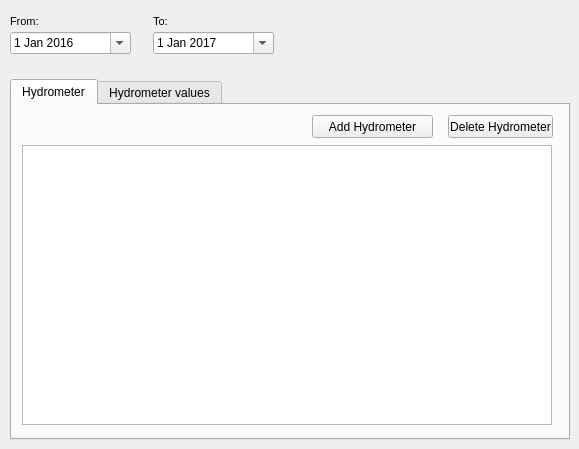
   <widget class="QWidget" name="tab_3">
    <attribute name="title">
     <string>Hydrometer</string>
    </attribute>
    <widget class="QTabWidget" name="tabWidget">
     <property name="geometry">
      <rect>
       <x>10</x>
       <y>79</y>
       <width>560</width>
       <height>361</height>
      </rect>
     </property>
     <property name="layoutDirection">
      <enum>Qt::LeftToRight</enum>
     </property>
     <property name="currentIndex">
      <number>0</number>
     </property>
     <widget class="QWidget" name="tab_4">
      <attribute name="title">
       <string>Hydrometer</string>
      </attribute>
      <widget class="QPushButton" name="btn_delete_hydrometer">
       <property name="geometry">
        <rect>
         <x>436</x>
         <y>10</y>
         <width>105</width>
         <height>23</height>
        </rect>
       </property>
       <property name="text">
        <string>Delete Hydrometer</string>
       </property>
      </widget>
      <widget class="QPushButton" name="btn_add_hydrometer">
       <property name="geometry">
        <rect>
         <x>300</x>
         <y>10</y>
         <width>121</width>
         <height>23</height>
        </rect>
       </property>
       <property name="text">
        <string>Add Hydrometer</string>
       </property>
      </widget>
      <widget class="QTableView" name="tbl_dae">
       <property name="geometry">
        <rect>
         <x>10</x>
         <y>40</y>
         <width>530</width>
         <height>280</height>
        </rect>
       </property>
      </widget>
     </widget>
     <widget class="QWidget" name="tab_5">
      <attribute name="title">
       <string>Hydrometer values</string>
      </attribute>
      <widget class="QTableView" name="tbl_dae_2">
       <property name="geometry">
        <rect>
         <x>10</x>
         <y>20</y>
         <width>530</width>
         <height>300</height>
        </rect>
       </property>
      </widget>
     </widget>
    </widget>
    <widget class="QLabel" name="label_scada_to">
     <property name="geometry">
      <rect>
       <x>153</x>
       <y>10</y>
       <width>31</width>
       <height>22</height>
      </rect>
     </property>
     <property name="font">
      <font>
       <pointsize>8</pointsize>
      </font>
     </property>
     <property name="frameShape">
      <enum>QFrame::NoFrame</enum>
     </property>
     <property name="frameShadow">
      <enum>QFrame::Raised</enum>
     </property>
     <property name="text">
      <string>To:</string>
     </property>
     <property name="textFormat">
      <enum>Qt::AutoText</enum>
     </property>
     <property name="scaledContents">
      <bool>false</bool>
     </property>
     <property name="margin">
      <number>3</number>
     </property>
    </widget>
    <widget class="QDateEdit" name="date_scada_to">
     <property name="geometry">
      <rect>
       <x>153</x>
       <y>32</y>
       <width>121</width>
       <height>22</height>
      </rect>
     </property>
     <property name="date">
      <date>
       <year>2017</year>
       <month>1</month>
       <day>1</day>
      </date>
     </property>
     <property name="calendarPopup">
      <bool>true</bool>
     </property>
    </widget>
    <widget class="QLabel" name="label_scada_from">
     <property name="geometry">
      <rect>
       <x>10</x>
       <y>10</y>
       <width>90</width>
       <height>22</height>
      </rect>
     </property>
     <property name="font">
      <font>
       <pointsize>8</pointsize>
      </font>
     </property>
     <property name="frameShape">
      <enum>QFrame::NoFrame</enum>
     </property>
     <property name="frameShadow">
      <enum>QFrame::Plain</enum>
     </property>
     <property name="text">
      <string>From:</string>
     </property>
     <property name="textFormat">
      <enum>Qt::AutoText</enum>
     </property>
     <property name="scaledContents">
      <bool>false</bool>
     </property>
     <property name="alignment">
      <set>Qt::AlignLeading|Qt::AlignLeft|Qt::AlignVCenter</set>
     </property>
     <property name="margin">
      <number>3</number>
     </property>
    </widget>
    <widget class="QDateEdit" name="date_scada_from">
     <property name="geometry">
      <rect>
       <x>10</x>
       <y>32</y>
       <width>121</width>
       <height>22</height>
      </rect>
     </property>
     <property name="date">
      <date>
       <year>2016</year>
       <month>1</month>
       <day>1</day>
      </date>
     </property>
     <property name="calendarPopup">
      <bool>true</bool>
     </property>
    </widget>
   </widget>
